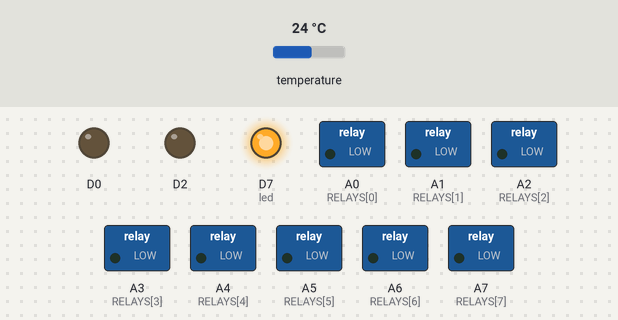
Recording of a sketch running on a simulated Particle Photon. Parts: switched loads named in the sketch (green lamp = pin HIGH), output pins drawn as LEDs (lit = HIGH). Wiring (inferred from the names in the program): TMP102 temperature sensor at I2C address 0x48. The inputs (shaded band) are chosen by the test bench; at power-on: temperature 24 °C.

Above: at 0.1 s.
At 0.6 s:
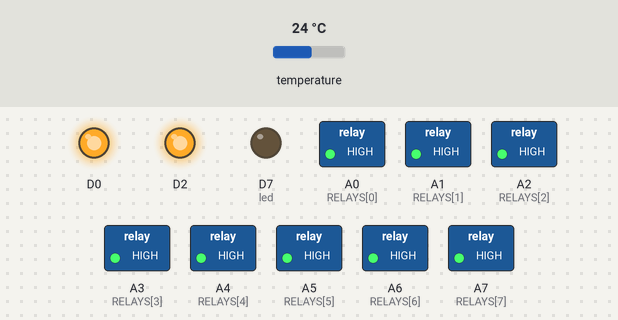
Timing chart, 0 to 2.1 s (numbered marks = the images above):
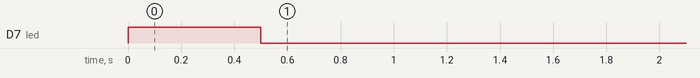

The sketch:

Obs-App.ino
```cpp
// Observatory Control App
// Written by Liam O'Brien
// V1.0
// Designed to run on a spark core, see spark.io

int tmp102Address = 0x48;
int RELAY1 = A0;
int RELAY2 = A1;
int RELAY3 = A2;
int RELAY4 = A3;
int RELAY5 = A4;
int RELAY6 = A5;
int RELAY7 = A6;
int RELAY8 = A7;
int RELAY9 = D3;
int led = D7;
int tempF;
int celsius;

//number of relays
int relayNum = 9;

int RELAYS[] = {A0, A1, A2, A3, A4, A5, A6, A7};
const int num_relays = (sizeof(RELAYS) / sizeof(byte));

// This will hold the relay states
int states[num_relays];

int ledBlink(int pin, int intervel) {
    digitalWrite(pin, HIGH);
    delay(intervel);
    digitalWrite(pin, LOW);
    return 1;
}

void setup()
{
    Spark.variable("relayStatus", &states, INT);
    pinMode(led, OUTPUT);
    digitalWrite(led, LOW);
    //blink onboard led to let us know everything is OK
    ledBlink(led, 500);

    for (int i = 0; i < num_relays; ++i)
    {
        //Initilize the relay control pins as output
        pinMode(RELAYS[i], OUTPUT);
        // Initialize all relays to an OFF state
        digitalWrite(RELAYS[i], HIGH);
        digitalWrite(D3, LOW);
        states[i] = 0;
    }
   //register the Spark function
   Spark.function("relay", relayControl);
   Spark.variable("temp", &tempF, INT);
   Wire.begin();
}

void loop() {
    celsius = getTemperature();
    tempF = (1.8 * celsius) + 32;
}

float getTemperature(){
  Wire.requestFrom(tmp102Address, 2);

  byte MSB = Wire.read();
  byte LSB = Wire.read();

  //it's a 12bit int, using two's compliment for negative
  int TemperatureSum = ((MSB << 8) | LSB) >> 4;

  celsius = TemperatureSum*0.0625;
  return celsius;
}

// command format r1,HIGH
int relayControl(String command)
{
  int relayState = 0;
  // parse the relay number
  int relayNumber = command.charAt(1) - '0';
  // do a sanity check
  if (relayNumber < 1 || relayNumber > relayNum) return -1;

    // find out the state of the relay
    if (command.substring(3,7) == "HIGH") relayState = 1;
    else if (command.substring(3,6) == "LOW") relayState = 0;
    else return -1;

    // write to the appropriate relay
    if (relayNumber == 9) {
      digitalWrite(D3, relayState);
      states[relayNumber] = relayState;
    }
    else {
      digitalWrite(relayNumber-1+A0, relayState);
      states[relayNumber] = relayState;
    }
  return 1;
}
```
